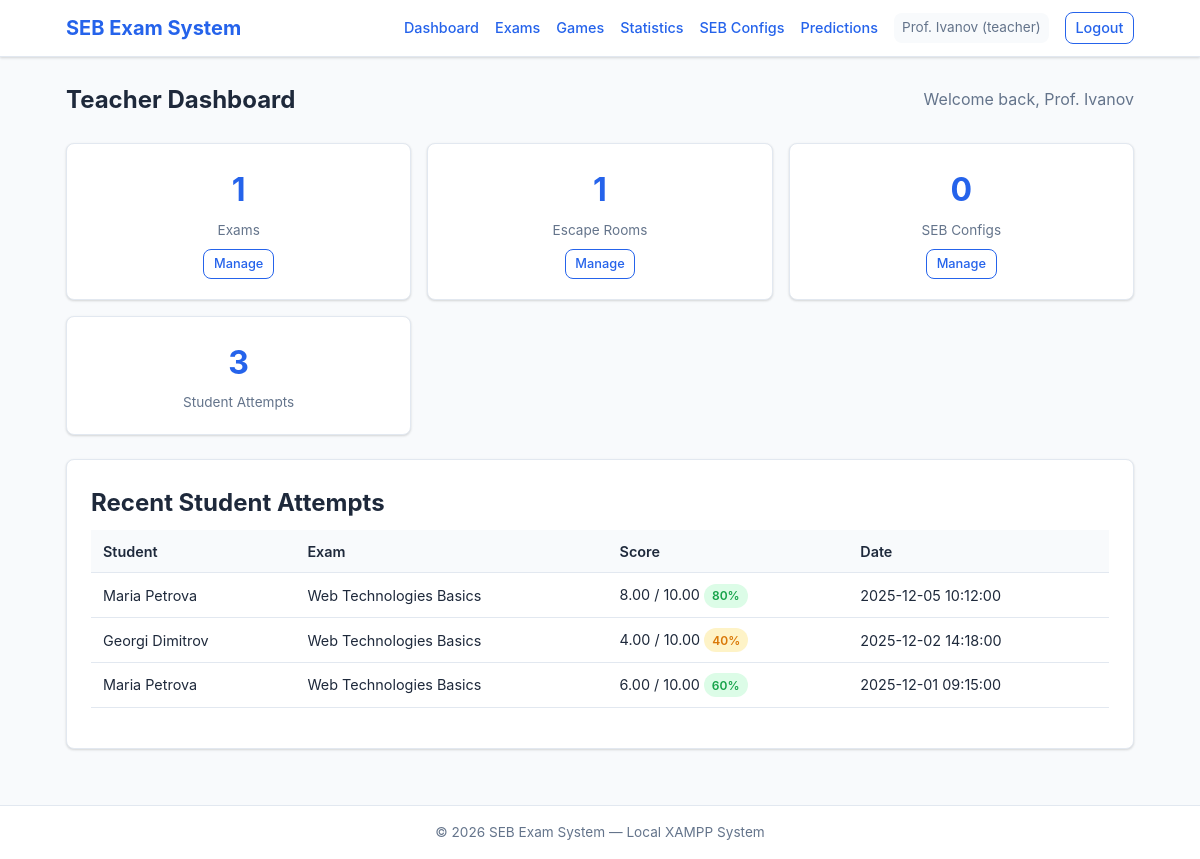
Page /public/teacher/ (signed in) on the committed database.
### tables this page shows
CREATE TABLE IF NOT EXISTS `attempts` (
    `id`           INT UNSIGNED AUTO_INCREMENT PRIMARY KEY,
    `student_id`   INT UNSIGNED NOT NULL,
    `exam_id`      INT UNSIGNED NOT NULL,
    `started_at`   DATETIME     NOT NULL DEFAULT CURRENT_TIMESTAMP,
    `finished_at`  DATETIME     DEFAULT NULL,
    `score`        DECIMAL(7,2) DEFAULT NULL,
    `max_score`    DECIMAL(7,2) DEFAULT NULL,
    `is_submitted` TINYINT(1)   NOT NULL DEFAULT 0,
    FOREIGN KEY (`student_id`) REFERENCES `users`(`id`) ON DELETE CASCADE,
    FOREIGN KEY (`exam_id`)    REFERENCES `exams`(`id`) ON DELETE CASCADE,
    INDEX `idx_student_exam` (`student_id`, `exam_id`)
);

CREATE TABLE IF NOT EXISTS `users` (
    `id`            INT UNSIGNED AUTO_INCREMENT PRIMARY KEY,
    `username`      VARCHAR(50)  NOT NULL UNIQUE,
    `email`         VARCHAR(255) NOT NULL UNIQUE,
    `password_hash` VARCHAR(255) NOT NULL,
    `role`          ENUM('teacher','student') NOT NULL DEFAULT 'student',
    `full_name`     VARCHAR(100) NOT NULL DEFAULT '',
    `created_at`    DATETIME     NOT NULL DEFAULT CURRENT_TIMESTAMP,
    `updated_at`    DATETIME     NOT NULL DEFAULT CURRENT_TIMESTAMP ON UPDATE CURRENT_TIMESTAMP
);

CREATE TABLE IF NOT EXISTS `exams` (
    `id`             INT UNSIGNED AUTO_INCREMENT PRIMARY KEY,
    `teacher_id`     INT UNSIGNED NOT NULL,
    `title`          VARCHAR(255) NOT NULL,
    `description`    TEXT,
    `time_limit_min` INT UNSIGNED NOT NULL DEFAULT 30,
    `passing_score`  DECIMAL(5,2) NOT NULL DEFAULT 50.00,
    `access_code`    VARCHAR(20)  DEFAULT NULL,
    `is_published`   TINYINT(1)   NOT NULL DEFAULT 0,
    `created_at`     DATETIME     NOT NULL DEFAULT CURRENT_TIMESTAMP,
    `updated_at`     DATETIME     NOT NULL DEFAULT CURRENT_TIMESTAMP ON UPDATE CURRENT_TIMESTAMP,
    FOREIGN KEY (`teacher_id`) REFERENCES `users`(`id`) ON DELETE CASCADE
);

### app/lib/auth.php (called while the page is built, shortened)
<?php
function current_user_name(): string {
    return $_SESSION['full_name'] ?? $_SESSION['username'] ?? '';
}
function e(string $str): string {
    return htmlspecialchars($str, ENT_QUOTES, 'UTF-8');
}

### public/teacher/index.php (the view, shortened to what this page needs)
<?php
require_once __DIR__ . '/../../app/lib/auth.php';
$pdo = db();
$tid = current_user_id();
$stmt = $pdo->prepare('SELECT COUNT(*) as cnt FROM exams WHERE teacher_id = :tid');
$stmt->execute([':tid' => $tid]);
$examCount = $stmt->fetch()['cnt'];
$stmt = $pdo->prepare('SELECT COUNT(*) as cnt FROM games WHERE teacher_id = :tid');
$stmt->execute([':tid' => $tid]);
$gameCount = $stmt->fetch()['cnt'];
$stmt = $pdo->prepare('SELECT COUNT(*) as cnt FROM seb_configs WHERE teacher_id = :tid');
$stmt->execute([':tid' => $tid]);
$sebCount = $stmt->fetch()['cnt'];
$stmt = $pdo->prepare(
    'SELECT COUNT(*) as cnt FROM attempts a
     JOIN exams e ON a.exam_id = e.id
     WHERE e.teacher_id = :tid AND a.is_submitted = 1'
);
$stmt->execute([':tid' => $tid]);
$attemptCount = $stmt->fetch()['cnt'];
$stmt = $pdo->prepare(
    'SELECT a.*, e.title as exam_title, u.full_name as student_name
     FROM attempts a
     JOIN exams e ON a.exam_id = e.id
     JOIN users u ON a.student_id = u.id
     WHERE e.teacher_id = :tid AND a.is_submitted = 1
     ORDER BY a.finished_at DESC
     LIMIT 10'
);
$stmt->execute([':tid' => $tid]);
$recentAttempts = $stmt->fetchAll();
?>
<div class="page-title">
    <h1>Teacher Dashboard</h1>
    <p class="text-muted">Welcome back, <?= e(current_user_name()) ?></p>
</div>
<div class="dashboard-grid">
    <div class="stat-card">
        <div class="stat-value"><?= (int)$examCount ?></div>
        <div class="stat-label">Exams</div>
        <a href="exam_list.php" class="btn btn-sm btn-outline mt-1">Manage</a>
    </div>
    <div class="stat-card">
        <div class="stat-value"><?= (int)$gameCount ?></div>
        <div class="stat-label">Escape Rooms</div>
        <a href="game_list.php" class="btn btn-sm btn-outline mt-1">Manage</a>
    </div>
    <div class="stat-card">
        <div class="stat-value"><?= (int)$sebCount ?></div>
        <div class="stat-label">SEB Configs</div>
        <a href="seb_list.php" class="btn btn-sm btn-outline mt-1">Manage</a>
    </div>
    <div class="stat-card">
        <div class="stat-value"><?= (int)$attemptCount ?></div>
        <div class="stat-label">Student Attempts</div>
    </div>
</div>
<div class="card mt-3">
    <h2>Recent Student Attempts</h2>
    <?php if (empty($recentAttempts)): ?>
        <p class="text-muted">No attempts recorded yet.</p>
    <?php else: ?>
        <div class="table-wrap">
            <table>
                <thead>
                    <tr>
                        <th>Student</th>
                        <th>Exam</th>
                        <th>Score</th>
                        <th>Date</th>
                    </tr>
                </thead>
                <tbody>
                <?php foreach ($recentAttempts as $att): ?>
                    <tr>
                        <td><?= e($att['student_name']) ?></td>
                        <td><?= e($att['exam_title']) ?></td>
                        <td>
                            <?= e($att['score']) ?> / <?= e($att['max_score']) ?>
                            <?php
                            $pct = $att['max_score'] > 0 ? round($att['score'] / $att['max_score'] * 100) : 0;
                            $badge = $pct >= 60 ? 'badge-success' : ($pct >= 40 ? 'badge-warning' : 'badge-danger');
                            ?>
                            <span class="badge <?= $badge ?>"><?= $pct ?>%</span>
                        </td>
                        <td><?= e($att['finished_at'] ?? 'N/A') ?></td>
                    </tr>
                <?php endforeach; ?>
                </tbody>
            </table>
        </div>
    <?php endif; ?>
</div>
<?php
include __DIR__ . '/../../app/views/layout.php';

### public/assets/styles.css (style rules this page uses)
*, *::before, *::after { box-sizing: border-box; margin: 0; padding: 0; }
:root { --color-primary: #2563eb; --color-primary-dark: #1d4ed8; --color-primary-light: #dbeafe; --color-success: #16a34a; --color-success-light: #dcfce7; --color-danger: #dc2626; --color-danger-light: #fee2e2; --color-warning: #d97706; --color-warning-light: #fef3c7; --color-bg: #f8fafc; --color-surface: #ffffff; --color-text: #1e293b; --color-text-muted: #64748b; --color-border: #e2e8f0; --radius: 8px; --shadow: 0 1px 3px rgba(0,0,0,0.1), 0 1px 2px rgba(0,0,0,0.06); --shadow-md: 0 4px 6px rgba(0,0,0,0.1); --font: -apple-system, BlinkMacSystemFont, 'Segoe UI', Roboto, sans-serif; }
html { font-size: 16px; line-height: 1.6; }
body { font-family: var(--font); color: var(--color-text); background: var(--color-bg); min-height: 100vh; display: flex; flex-direction: column; }
a { color: var(--color-primary); text-decoration: none; }
.card { background: var(--color-surface); border: 1px solid var(--color-border); border-radius: var(--radius); box-shadow: var(--shadow); padding: 1.5rem; margin-bottom: 1.5rem; }
.card h2, .card h3 { margin-bottom: 0.5rem; }
.btn { display: inline-block; padding: 0.5rem 1rem; border: 1px solid transparent; border-radius: var(--radius); font-size: 0.9rem; font-weight: 500; cursor: pointer; text-align: center; transition: background 0.2s, border-color 0.2s; text-decoration: none; line-height: 1.4; }
.btn-outline { background: transparent; color: var(--color-primary); border-color: var(--color-primary); }
.btn-sm { padding: 0.3rem 0.6rem; font-size: 0.8rem; }
.table-wrap { overflow-x: auto; }
table { width: 100%; border-collapse: collapse; margin-bottom: 1rem; }
table th, table td { text-align: left; padding: 0.6rem 0.75rem; border-bottom: 1px solid var(--color-border); font-size: 0.9rem; }
table th { background: var(--color-bg); font-weight: 600; white-space: nowrap; }
.dashboard-grid { display: grid; grid-template-columns: repeat(auto-fill, minmax(280px, 1fr)); gap: 1rem; margin-top: 1rem; }
.stat-card { background: var(--color-surface); border: 1px solid var(--color-border); border-radius: var(--radius); padding: 1.25rem; text-align: center; box-shadow: var(--shadow); }
.stat-card .stat-value { font-size: 2rem; font-weight: 700; color: var(--color-primary); }
.stat-card .stat-label { font-size: 0.85rem; color: var(--color-text-muted); margin-top: 0.25rem; }
.page-title { display: flex; justify-content: space-between; align-items: center; margin-bottom: 1.5rem; flex-wrap: wrap; gap: 0.5rem; }
.page-title h1 { font-size: 1.5rem; }
.badge { display: inline-block; padding: 0.15rem 0.5rem; border-radius: 999px; font-size: 0.75rem; font-weight: 600; }
.badge-success { background: var(--color-success-light); color: var(--color-success); }
.badge-warning { background: var(--color-warning-light); color: var(--color-warning); }
.text-muted { color: var(--color-text-muted); }
.mt-1 { margin-top: 0.5rem; }
.mt-3 { margin-top: 1.5rem; }

### rows in the picture
attempts: student.full_name "Maria Petrova", exam.title "Web Technologies Basics", score "8.00", max_score "10.00", pct "80", finished_at "2025-12-05 10:12:00"
attempts: student.full_name "Georgi Dimitrov", exam.title "Web Technologies Basics", score "4.00", max_score "10.00", pct "40", finished_at "2025-12-02 14:18:00"
attempts: student.full_name "Maria Petrova", exam.title "Web Technologies Basics", score "6.00", max_score "10.00", pct "60", finished_at "2025-12-01 09:15:00"

### other values in the picture
APP_NAME "SEB Exam System"
current_user_name() "Prof. Ivanov"
current_user_role() "teacher"
$examCount "1"
$gameCount "1"
$sebCount "0"
$attemptCount "3"
